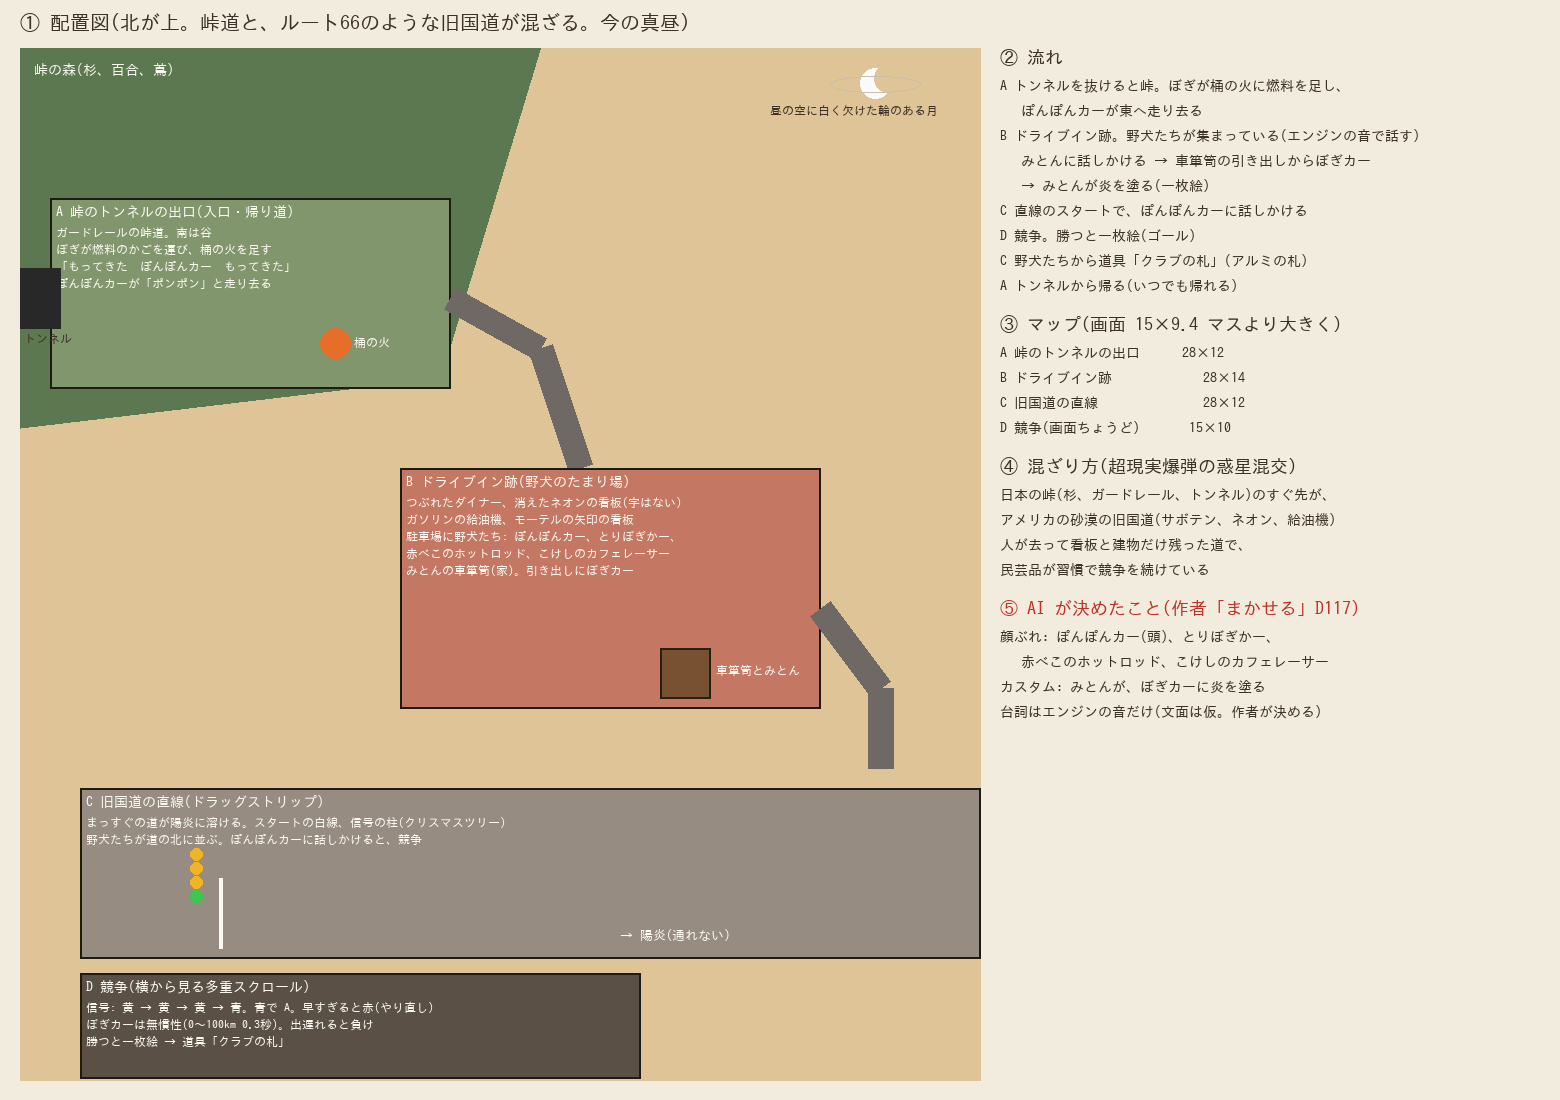

Reproduce this figure in Python.
# 呪いの野犬 配置図(2026-10-03)。北が上。今の真昼
from PIL import Image, ImageDraw, ImageFont
F = '/usr/share/fonts/opentype/ipafont-gothic/ipag.ttf'
f = lambda s: ImageFont.truetype(F, s)
W, H = 1560, 1100
im = Image.new('RGB', (W, H), (242, 236, 222)); d = ImageDraw.Draw(im)
INK = (60, 50, 40); RED = (190, 50, 40); WH = (250, 248, 240); YEL = (150, 90, 10)
d.text((20, 12), '① 配置図(北が上。峠道と、ルート66のような旧国道が混ざる。今の真昼)', fill=INK, font=f(20))
X0, Y0, X1, Y1 = 20, 48, 980, 1080
d.rectangle((X0, Y0, X1, Y1), fill=(222, 196, 150))                       # 砂漠
d.polygon([(X0, Y0), (X0 + 520, Y0), (X0 + 420, Y0 + 330), (X0, Y0 + 380)], fill=(92, 120, 80))   # 峠の森
d.text((X0 + 14, Y0 + 14), '峠の森(杉、百合、蔦)', fill=WH, font=f(14))
d.ellipse((X1 - 120, Y0 + 20, X1 - 90, Y0 + 50), fill=(250, 250, 250)); d.ellipse((X1 - 106, Y0 + 16, X1 - 80, Y0 + 44), fill=(222, 196, 150))
d.arc((X1 - 150, Y0 + 28, X1 - 60, Y0 + 44), 0, 360, fill=(200, 190, 170))
d.text((X1 - 210, Y0 + 56), '昼の空に白く欠けた輪のある月', fill=INK, font=f(12))
def box(x, y, w, h, label, c, sub=None, col=INK, fs=14):
    d.rectangle((x, y, x + w, y + h), fill=c, outline=(30, 26, 22), width=2)
    d.text((x + 6, y + 6), label, fill=col, font=f(fs))
    if sub:
        for k, s in enumerate(sub.split('\n')): d.text((x + 6, y + 28 + k * 17), s, fill=col, font=f(12))
# A 峠
box(X0 + 30, Y0 + 150, 400, 190, 'A 峠のトンネルの出口(入口・帰り道)', (130, 150, 110), 'ガードレールの峠道。南は谷\nぼぎが燃料のかごを運び、桶の火を足す\n「もってきた　ぽんぽんカー　もってきた」\nぽんぽんカーが「ポンポン」と走り去る', WH)
d.rectangle((X0, Y0 + 220, X0 + 40, Y0 + 280), fill=(40, 40, 40)); d.text((X0 + 4, Y0 + 284), 'トンネル', fill=INK, font=f(12))
d.ellipse((X0 + 300, Y0 + 280, X0 + 330, Y0 + 310), fill=(230, 110, 40)); d.text((X0 + 334, Y0 + 288), '桶の火', fill=WH, font=f(12))
# 道
road = [(X0 + 430, Y0 + 250), (X0 + 520, Y0 + 300), (X0 + 560, Y0 + 420)]
d.line(road, fill=(110, 105, 100), width=26)
# B ドライブイン
box(X0 + 380, Y0 + 420, 420, 240, 'B ドライブイン跡(野犬のたまり場)', (196, 120, 100), 'つぶれたダイナー、消えたネオンの看板(字はない)\nガソリンの給油機、モーテルの矢印の看板\n駐車場に野犬たち: ぽんぽんカー、とりぼぎかー、\n赤べこのホットロッド、こけしのカフェレーサー\nみとんの車箪笥(家)。引き出しにぼぎカー', WH)
d.rectangle((X0 + 640, Y0 + 600, X0 + 690, Y0 + 650), fill=(120, 80, 50), outline=(40, 30, 20), width=2); d.text((X0 + 696, Y0 + 616), '車箪笥とみとん', fill=WH, font=f(12))
d.line([(X0 + 800, Y0 + 560), (X0 + 860, Y0 + 640), (X0 + 860, Y0 + 720)], fill=(110, 105, 100), width=26)
# C 直線
box(X0 + 60, Y0 + 740, 900, 170, 'C 旧国道の直線(ドラッグストリップ)', (150, 140, 130), 'まっすぐの道が陽炎に溶ける。スタートの白線、信号の柱(クリスマスツリー)\n野犬たちが道の北に並ぶ。ぽんぽんカーに話しかけると、競争', WH)
d.line((X0 + 200, Y0 + 830, X0 + 200, Y0 + 900), fill=WH, width=4)
for k, c in enumerate([(240, 180, 40)] * 3 + [(60, 200, 80)]): d.ellipse((X0 + 170, Y0 + 800 + k * 14, X0 + 182, Y0 + 812 + k * 14), fill=c)
d.text((X0 + 600, Y0 + 880), '→ 陽炎(通れない)', fill=WH, font=f(13))
box(X0 + 60, Y0 + 925, 560, 105, 'D 競争(横から見る多重スクロール)', (90, 80, 70), '信号: 黄 → 黄 → 黄 → 青。青で A。早すぎると赤(やり直し)\nぼぎカーは無慣性(0〜100km 0.3秒)。出遅れると負け\n勝つと一枚絵 → 道具「クラブの札」', WH)
# 右の説明
x = 1000; y = 48
def para(title, lines, col=INK):
    global y
    d.text((x, y), title, fill=col, font=f(18)); y += 30
    for s in lines: d.text((x, y), s, fill=INK, font=f(14)); y += 25
    y += 12
para('② 流れ', ['A トンネルを抜けると峠。ぼぎが桶の火に燃料を足し、', '   ぽんぽんカーが東へ走り去る', 'B ドライブイン跡。野犬たちが集まっている(エンジンの音で話す)', '   みとんに話しかける → 車箪笥の引き出しからぼぎカー', '   → みとんが炎を塗る(一枚絵)', 'C 直線のスタートで、ぽんぽんカーに話しかける', 'D 競争。勝つと一枚絵(ゴール)', 'C 野犬たちから道具「クラブの札」(アルミの札)', 'A トンネルから帰る(いつでも帰れる)'])
para('③ マップ(画面 15×9.4 マスより大きく)', ['A 峠のトンネルの出口      28×12', 'B ドライブイン跡             28×14', 'C 旧国道の直線               28×12', 'D 競争(画面ちょうど)       15×10'])
para('④ 混ざり方(超現実爆弾の惑星混交)', ['日本の峠(杉、ガードレール、トンネル)のすぐ先が、', 'アメリカの砂漠の旧国道(サボテン、ネオン、給油機)', '人が去って看板と建物だけ残った道で、', '民芸品が習慣で競争を続けている'])
para('⑤ AI が決めたこと(作者「まかせる」D117)', ['顔ぶれ: ぽんぽんカー(頭)、とりぼぎかー、', '   赤べこのホットロッド、こけしのカフェレーサー', 'カスタム: みとんが、ぼぎカーに炎を塗る', '台詞はエンジンの音だけ(文面は仮。作者が決める)'], RED)
im.save('/home/user/project/docs/assets/noroi/plan.png')
